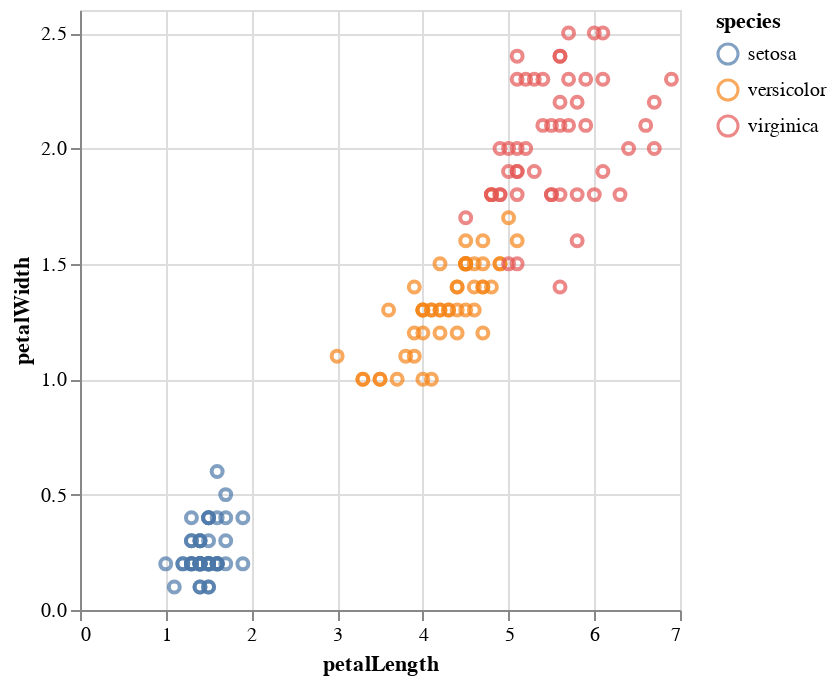

Notebook source saved alongside this figure:
### Code cell
#Plotting petal size for the 3 different iris species
using VegaLite
iris |>
@vlplot(:point, x=:petalLength, y=:petalWidth, color="species:n")

# Histogram

#iris |>
#@vlplot(:bar, x="species",y="count()") 



# allenfalls mean der gruppen






#iris |> @vlplot(:point, x=:petalLength, y=:petalWidth, column=:species)

### Figure 1 — Vega-Lite specification as saved in the notebook (floating-point values rounded to 4 significant figures; data arrays with more than 128 entries replaced by an {"elided": "..."} marker saying what was removed)
{"data": {"values": {"elided": "150 records"}}, "encoding": {"color": {"field": "species", "type": "nominal"}, "x": {"field": "petalLength", "type": "quantitative"}, "y": {"field": "petalWidth", "type": "quantitative"}}, "mark": "point"}
